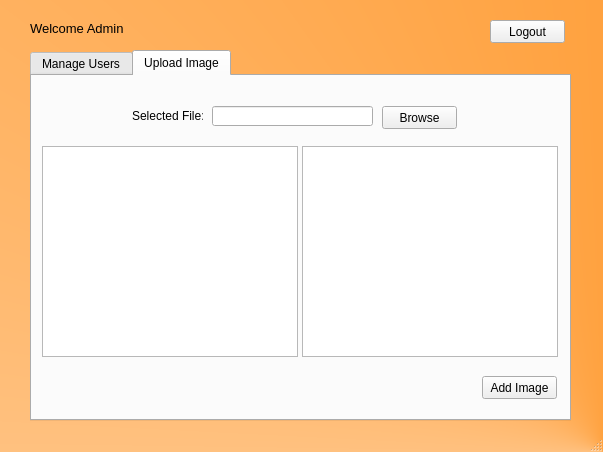
<?xml version="1.0" encoding="UTF-8"?>
<ui version="4.0">
 <class>MainWindow</class>
 <widget class="QMainWindow" name="MainWindow">
  <property name="geometry">
   <rect>
    <x>0</x>
    <y>0</y>
    <width>603</width>
    <height>452</height>
   </rect>
  </property>
  <property name="windowTitle">
   <string>MainWindow</string>
  </property>
  <property name="styleSheet">
   <string notr="true">#MainWindow
{
background-color: qconicalgradient(cx:1, cy:1, angle:0, stop:0 rgba(255, 131, 0, 255), stop:1 rgba(255, 255, 255, 255))
}</string>
  </property>
  <widget class="QWidget" name="centralwidget">
   <widget class="QLabel" name="label">
    <property name="geometry">
     <rect>
      <x>30</x>
      <y>20</y>
      <width>121</width>
      <height>16</height>
     </rect>
    </property>
    <property name="font">
     <font>
      <pointsize>10</pointsize>
     </font>
    </property>
    <property name="text">
     <string>Welcome Admin</string>
    </property>
   </widget>
   <widget class="QTabWidget" name="tabWidget">
    <property name="geometry">
     <rect>
      <x>30</x>
      <y>50</y>
      <width>541</width>
      <height>371</height>
     </rect>
    </property>
    <property name="currentIndex">
     <number>1</number>
    </property>
    <widget class="QWidget" name="tab">
     <attribute name="title">
      <string>Manage Users</string>
     </attribute>
     <widget class="QLabel" name="label_2">
      <property name="geometry">
       <rect>
        <x>20</x>
        <y>40</y>
        <width>61</width>
        <height>16</height>
       </rect>
      </property>
      <property name="text">
       <string>Username:</string>
      </property>
     </widget>
     <widget class="QLabel" name="label_3">
      <property name="geometry">
       <rect>
        <x>20</x>
        <y>70</y>
        <width>61</width>
        <height>16</height>
       </rect>
      </property>
      <property name="text">
       <string>Password:</string>
      </property>
     </widget>
     <widget class="QLabel" name="label_4">
      <property name="geometry">
       <rect>
        <x>20</x>
        <y>100</y>
        <width>61</width>
        <height>16</height>
       </rect>
      </property>
      <property name="text">
       <string>Confirm:</string>
      </property>
     </widget>
     <widget class="QLineEdit" name="unameTB">
      <property name="geometry">
       <rect>
        <x>80</x>
        <y>40</y>
        <width>113</width>
        <height>20</height>
       </rect>
      </property>
     </widget>
     <widget class="QLineEdit" name="passTB">
      <property name="geometry">
       <rect>
        <x>80</x>
        <y>70</y>
        <width>113</width>
        <height>20</height>
       </rect>
      </property>
      <property name="echoMode">
       <enum>QLineEdit::Password</enum>
      </property>
     </widget>
     <widget class="QLineEdit" name="confirmTB">
      <property name="geometry">
       <rect>
        <x>80</x>
        <y>100</y>
        <width>113</width>
        <height>20</height>
       </rect>
      </property>
      <property name="echoMode">
       <enum>QLineEdit::Password</enum>
      </property>
     </widget>
     <widget class="QPushButton" name="addUserB">
      <property name="geometry">
       <rect>
        <x>120</x>
        <y>140</y>
        <width>75</width>
        <height>23</height>
       </rect>
      </property>
      <property name="text">
       <string>Add User</string>
      </property>
     </widget>
     <widget class="QPushButton" name="deleteUserB">
      <property name="geometry">
       <rect>
        <x>30</x>
        <y>140</y>
        <width>75</width>
        <height>23</height>
       </rect>
      </property>
      <property name="text">
       <string>Delete User</string>
      </property>
     </widget>
     <widget class="QListWidget" name="listWidget">
      <property name="geometry">
       <rect>
        <x>240</x>
        <y>20</y>
        <width>256</width>
        <height>311</height>
       </rect>
      </property>
     </widget>
    </widget>
    <widget class="QWidget" name="tab_2">
     <attribute name="title">
      <string>Upload Image</string>
     </attribute>
     <widget class="QLabel" name="label_5">
      <property name="geometry">
       <rect>
        <x>100</x>
        <y>30</y>
        <width>71</width>
        <height>20</height>
       </rect>
      </property>
      <property name="text">
       <string>Selected File:</string>
      </property>
     </widget>
     <widget class="QLineEdit" name="lineEdit_4">
      <property name="geometry">
       <rect>
        <x>180</x>
        <y>30</y>
        <width>161</width>
        <height>20</height>
       </rect>
      </property>
      <property name="readOnly">
       <bool>true</bool>
      </property>
     </widget>
     <widget class="QPushButton" name="browseB">
      <property name="geometry">
       <rect>
        <x>350</x>
        <y>30</y>
        <width>75</width>
        <height>23</height>
       </rect>
      </property>
      <property name="text">
       <string>Browse</string>
      </property>
     </widget>
     <widget class="QGraphicsView" name="graphicsView">
      <property name="geometry">
       <rect>
        <x>10</x>
        <y>70</y>
        <width>256</width>
        <height>211</height>
       </rect>
      </property>
      <property name="styleSheet">
       <string notr="true">#graphicsView
{
 border-image: url(&quot;gui_images/image_logo.png&quot;);

}</string>
      </property>
     </widget>
     <widget class="QGraphicsView" name="graphicsView_2">
      <property name="geometry">
       <rect>
        <x>270</x>
        <y>70</y>
        <width>256</width>
        <height>211</height>
       </rect>
      </property>
      <property name="styleSheet">
       <string notr="true">#graphicsView_2
{
 border-image: url(&quot;gui_images/image_logo.png&quot;);

}</string>
      </property>
     </widget>
     <widget class="QPushButton" name="addImgB">
      <property name="geometry">
       <rect>
        <x>450</x>
        <y>300</y>
        <width>75</width>
        <height>23</height>
       </rect>
      </property>
      <property name="text">
       <string>Add Image</string>
      </property>
     </widget>
    </widget>
   </widget>
   <widget class="QPushButton" name="logoutB">
    <property name="geometry">
     <rect>
      <x>490</x>
      <y>20</y>
      <width>75</width>
      <height>23</height>
     </rect>
    </property>
    <property name="text">
     <string>Logout</string>
    </property>
   </widget>
  </widget>
  <widget class="QMenuBar" name="menubar">
   <property name="geometry">
    <rect>
     <x>0</x>
     <y>0</y>
     <width>603</width>
     <height>21</height>
    </rect>
   </property>
  </widget>
  <widget class="QStatusBar" name="statusbar"/>
 </widget>
 <resources/>
 <connections/>
</ui>
